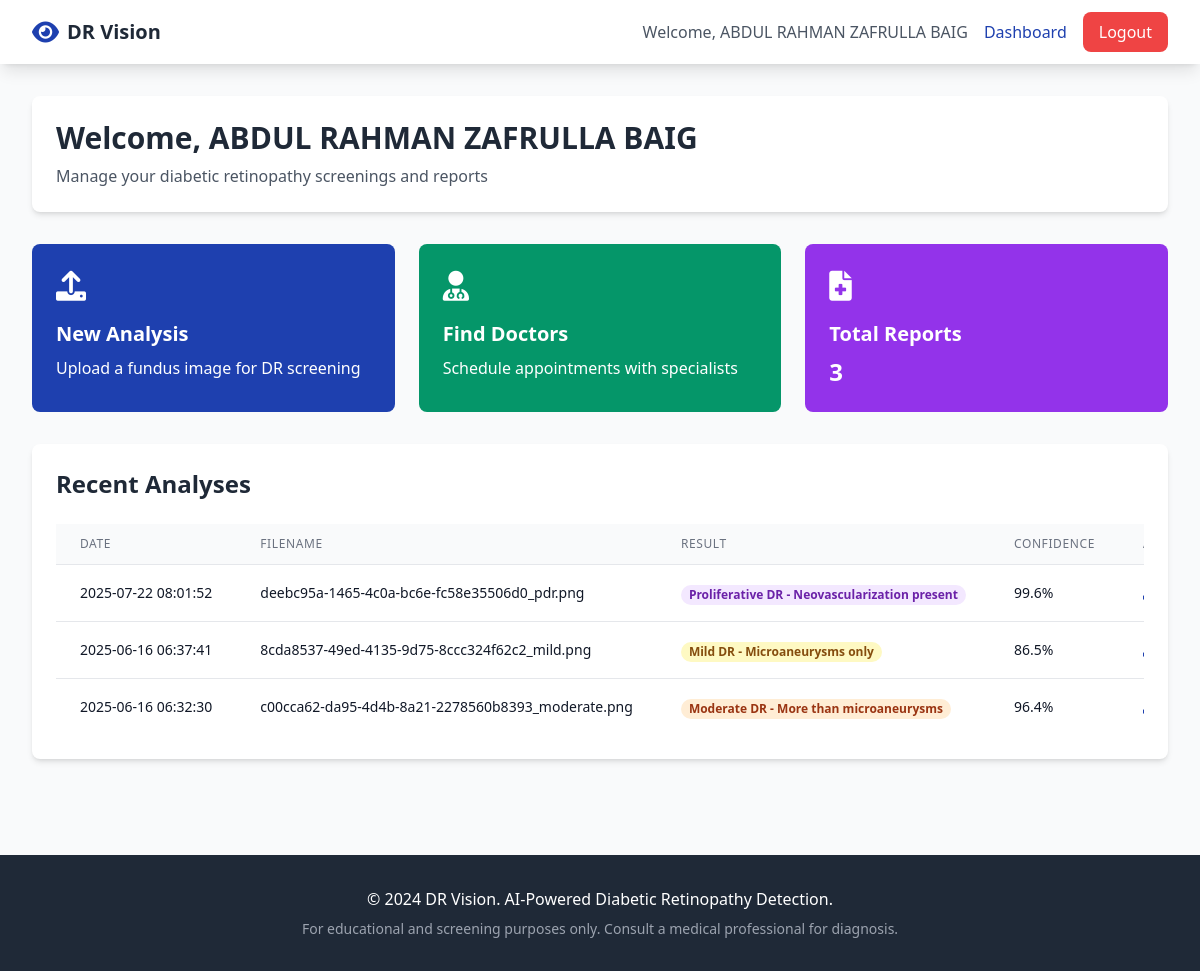
The app's page /dashboard (signed in) with its own data.
### tables this page shows
CREATE TABLE reports
                     (id INTEGER PRIMARY KEY AUTOINCREMENT,
                      user_id INTEGER NOT NULL,
                      filename TEXT NOT NULL,
                      predictions TEXT NOT NULL,
                      final_prediction INTEGER NOT NULL,
                      confidence REAL NOT NULL,
                      created_at TIMESTAMP DEFAULT CURRENT_TIMESTAMP,
                      doctor_notes TEXT,
                      FOREIGN KEY (user_id) REFERENCES users (id));

### app.py (the view)
@app.route('/dashboard')
@login_required
def dashboard():
    try:
        conn = sqlite3.connect('diabetic_retinopathy.db')
        c = conn.cursor()
        c.execute('SELECT * FROM reports WHERE user_id = ? ORDER BY created_at DESC', (session['user_id'],))
        reports = c.fetchall()
        conn.close()
        return render_template('dashboard.html', reports=reports, dr_stages=DR_STAGES)
    except Exception as e:
        logger.error(f"Dashboard error: {e}")
        flash('Error loading dashboard. Please try again.', 'error')
        return redirect(url_for('index'))

### app.py (called while the page is built)
def login_required(f):
    @wraps(f)
    def decorated_function(*args, **kwargs):
        if 'user_id' not in session:
            return redirect(url_for('login'))
        return f(*args, **kwargs)
    return decorated_function

### templates/dashboard.html (shortened to what this page needs)
{% extends "base.html" %}
{% block content %}
<div class="max-w-7xl mx-auto px-4 sm:px-6 lg:px-8 py-8">
    <div class="bg-white rounded-lg shadow-md p-6 mb-8">
        <h1 class="text-3xl font-bold text-gray-800 mb-2">Welcome, {{ session.full_name }}</h1>
        <p class="text-gray-600">
            {% if session.role == 'patient' %}
                Manage your diabetic retinopathy screenings and reports
            {% else %}
                Doctor Dashboard - Manage patient reports and appointments
            {% endif %}
        </p>
    </div>
    <div class="grid md:grid-cols-2 lg:grid-cols-3 gap-6 mb-8">
        {% if session.role == 'patient' %}
            <a href="{{ url_for('predict') }}" class="bg-medical-blue text-white p-6 rounded-lg hover:bg-blue-700 transition transform hover:scale-105">
                <i class="fas fa-upload text-3xl mb-4"></i>
                <h3 class="text-xl font-semibold mb-2">New Analysis</h3>
                <p>Upload a fundus image for DR screening</p>
            </a>
            <a href="{{ url_for('doctors') }}" class="bg-medical-green text-white p-6 rounded-lg hover:bg-green-700 transition transform hover:scale-105">
                <i class="fas fa-user-md text-3xl mb-4"></i>
                <h3 class="text-xl font-semibold mb-2">Find Doctors</h3>
                <p>Schedule appointments with specialists</p>
            </a>
        {% else %}
            <a href="{{ url_for('appointments') }}" class="bg-medical-blue text-white p-6 rounded-lg hover:bg-blue-700 transition transform hover:scale-105">
                <i class="fas fa-calendar text-3xl mb-4"></i>
                <h3 class="text-xl font-semibold mb-2">Appointments</h3>
                <p>Manage patient appointments</p>
            </a>
        {% endif %}
        <div class="bg-purple-600 text-white p-6 rounded-lg">
            <i class="fas fa-file-medical text-3xl mb-4"></i>
            <h3 class="text-xl font-semibold mb-2">Total Reports</h3>
            <p class="text-2xl font-bold">{{ reports|length }}</p>
        </div>
    </div>
    <div class="bg-white rounded-lg shadow-md p-6">
        <h2 class="text-2xl font-bold text-gray-800 mb-6">
            {% if session.role == 'patient' %}Recent Analyses{% else %}Recent Reports{% endif %}
        </h2>
        {% if reports %}
            <div class="overflow-x-auto">
                <table class="min-w-full divide-y divide-gray-200">
                    <thead class="bg-gray-50">
                        <tr>
                            <th class="px-6 py-3 text-left text-xs font-medium text-gray-500 uppercase tracking-wider">Date</th>
                            <th class="px-6 py-3 text-left text-xs font-medium text-gray-500 uppercase tracking-wider">Filename</th>
                            <th class="px-6 py-3 text-left text-xs font-medium text-gray-500 uppercase tracking-wider">Result</th>
                            <th class="px-6 py-3 text-left text-xs font-medium text-gray-500 uppercase tracking-wider">Confidence</th>
                            <th class="px-6 py-3 text-left text-xs font-medium text-gray-500 uppercase tracking-wider">Actions</th>
                        </tr>
                    </thead>
                    <tbody class="bg-white divide-y divide-gray-200">
                        {% for report in reports %}
                        <tr>
                            <td class="px-6 py-4 whitespace-nowrap text-sm text-gray-900">
                                {{ report[6][:19] if report[6] else 'N/A' }}
                            </td>
                            <td class="px-6 py-4 whitespace-nowrap text-sm text-gray-900">
                                {{ report[2] }}
                            </td>
                            <td class="px-6 py-4 whitespace-nowrap">
                                <span class="px-2 inline-flex text-xs leading-5 font-semibold rounded-full
                                    {% if report[4] == 0 %}bg-green-100 text-green-800
                                    {% elif report[4] == 1 %}bg-yellow-100 text-yellow-800
                                    {% elif report[4] == 2 %}bg-orange-100 text-orange-800
                                    {% elif report[4] == 3 %}bg-red-100 text-red-800
                                    {% else %}bg-purple-100 text-purple-800
                                    {% endif %}">
                                    {{ dr_stages[report[4]] }}
                                </span>
                            </td>
                            <td class="px-6 py-4 whitespace-nowrap text-sm text-gray-900">
                                {{ "%.1f"|format(report[5] * 100) }}%
                            </td>
                            <td class="px-6 py-4 whitespace-nowrap text-sm font-medium space-x-2">
                            </td>
                        </tr>
                        {% endfor %}
                    </tbody>
                </table>
            </div>
        {% endif %}
    </div>
</div>
{% endblock %}

### templates/base.html (shortened to what this page needs)
<!DOCTYPE html>
<html lang="en">
<head>
    <script src="https://cdn.tailwindcss.com"></script>
    <link href="https://cdnjs.cloudflare.com/ajax/libs/font-awesome/6.0.0/css/all.min.css" rel="stylesheet">
</head>
<body class="bg-gray-50 min-h-screen">
    <nav class="bg-white shadow-lg fixed w-full top-0 z-50">
        <div class="max-w-7xl mx-auto px-4 sm:px-6 lg:px-8">
            <div class="flex justify-between h-16">
                <div class="flex items-center">
                    <a href="{{ url_for('index') }}" class="flex items-center space-x-2">
                        <i class="fas fa-eye text-medical-blue text-2xl"></i>
                        <span class="text-xl font-bold text-gray-800">DR Vision</span>
                    </a>
                </div>
                <div class="flex items-center space-x-4">
                    {% if session.user_id %}
                        <span class="text-gray-600">Welcome, {{ session.full_name or session.username }}</span>
                        {% if session.role == 'patient' %}
                            <a href="{{ url_for('dashboard') }}" class="text-medical-blue hover:text-blue-800">Dashboard</a>
                        {% else %}
                            <a href="{{ url_for('dashboard') }}" class="text-medical-blue hover:text-blue-800">Dashboard</a>
                            <a href="{{ url_for('appointments') }}" class="text-medical-blue hover:text-blue-800">Appointments</a>
                        {% endif %}
                        <a href="{{ url_for('logout') }}" class="bg-red-500 text-white px-4 py-2 rounded-lg hover:bg-red-600 transition">Logout</a>
                    {% else %}
                        <a href="{{ url_for('login') }}" class="text-medical-blue hover:text-blue-800">Login</a>
                        <a href="{{ url_for('register') }}" class="bg-medical-blue text-white px-4 py-2 rounded-lg hover:bg-blue-800 transition">Register</a>
                    {% endif %}
                </div>
            </div>
        </div>
    </nav>
    <main class="pt-16">
        {% block content %}{% endblock %}
    </main>
    <footer class="bg-gray-800 text-white py-8 mt-16">
        <div class="max-w-7xl mx-auto px-4 sm:px-6 lg:px-8">
            <div class="text-center">
                <p>&copy; 2024 DR Vision. AI-Powered Diabetic Retinopathy Detection.</p>
                <p class="text-gray-400 text-sm mt-2">For educational and screening purposes only. Consult a medical professional for diagnosis.</p>
            </div>
        </div>
    </footer>
</body>
</html>

### records on screen
reports: created_at "2025-07-22 08:01:52", filename "deebc95a-1465-4c0a-bc6e-fc58e35506d0_pdr.png", final_prediction "Proliferative DR - Neovascularization present", report[5]*100 "99.6"
reports: created_at "2025-06-16 06:37:41", filename "8cda8537-49ed-4135-9d75-8ccc324f62c2_mild.png", final_prediction "Mild DR - Microaneurysms only", report[5]*100 "86.5"
reports: created_at "2025-06-16 06:32:30", filename "c00cca62-da95-4d4b-8a21-2278560b8393_moderate.png", final_prediction "Moderate DR - More than microaneurysms", report[5]*100 "96.4"

### other values on screen
{{ session.full_name or session.username }} "ABDUL RAHMAN ZAFRULLA BAIG"
{{ session.full_name }} "ABDUL RAHMAN ZAFRULLA BAIG"
{{ reports|length }} "3"
